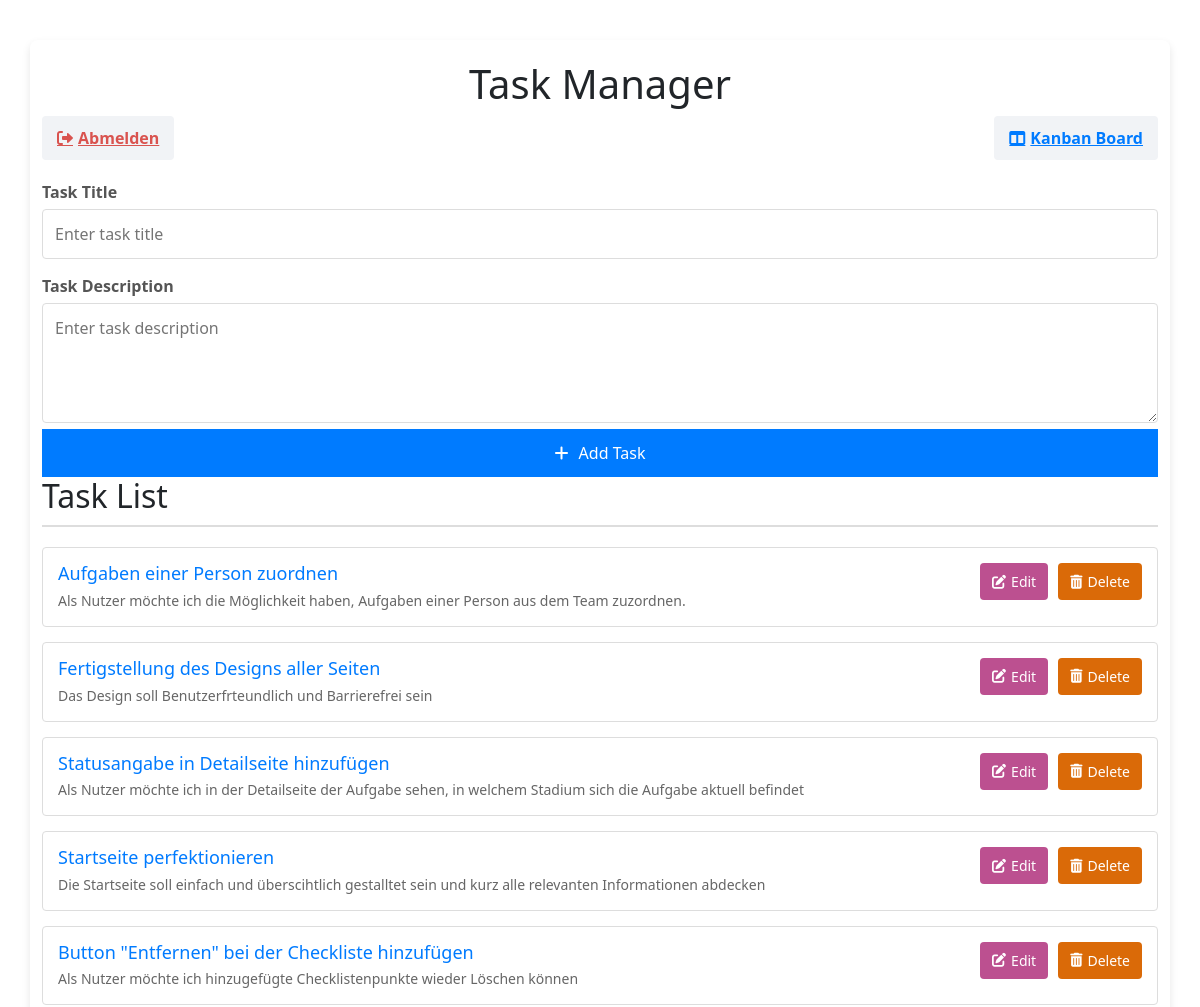
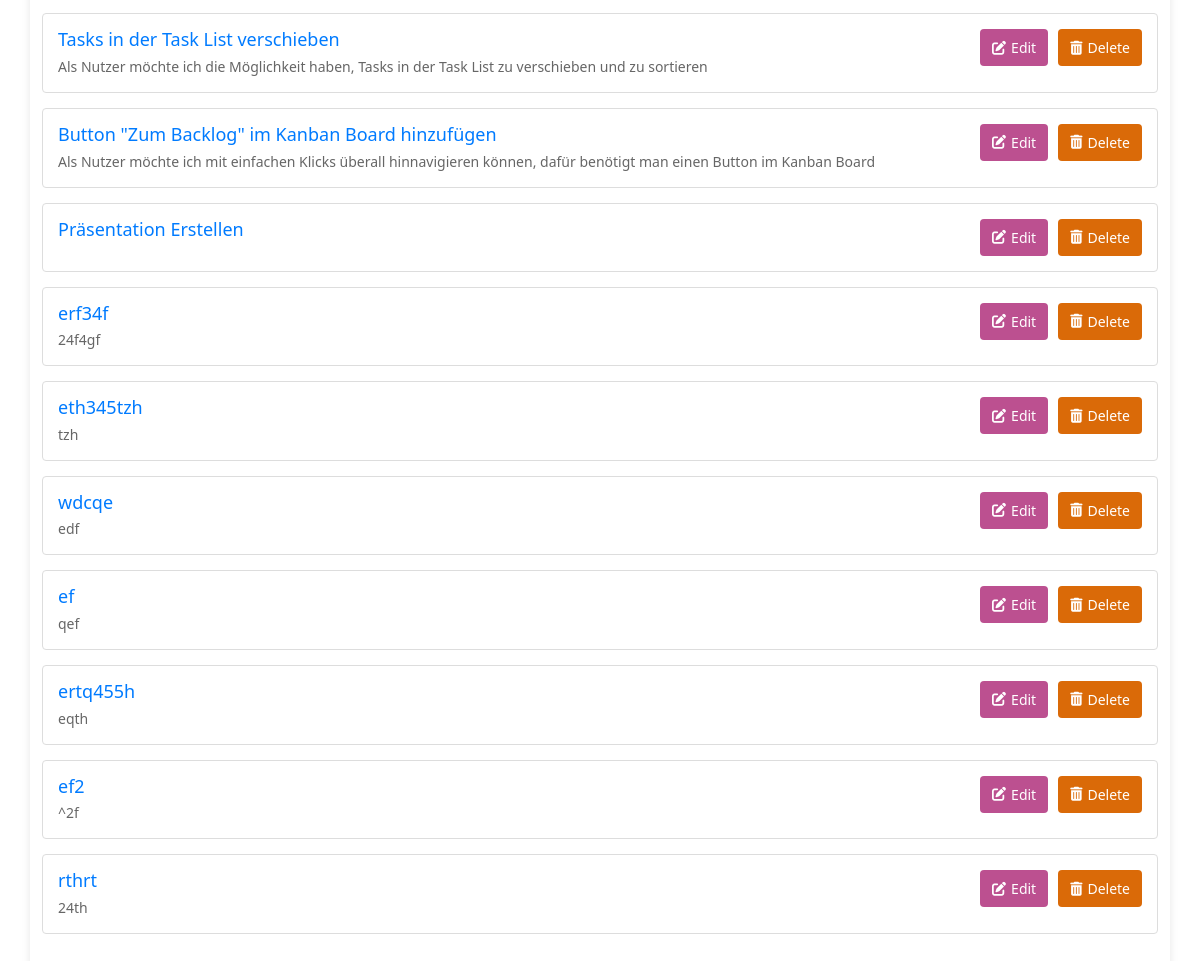
/task_manager/, run on an earlier commit of the app's database (2 pictures, top to bottom).
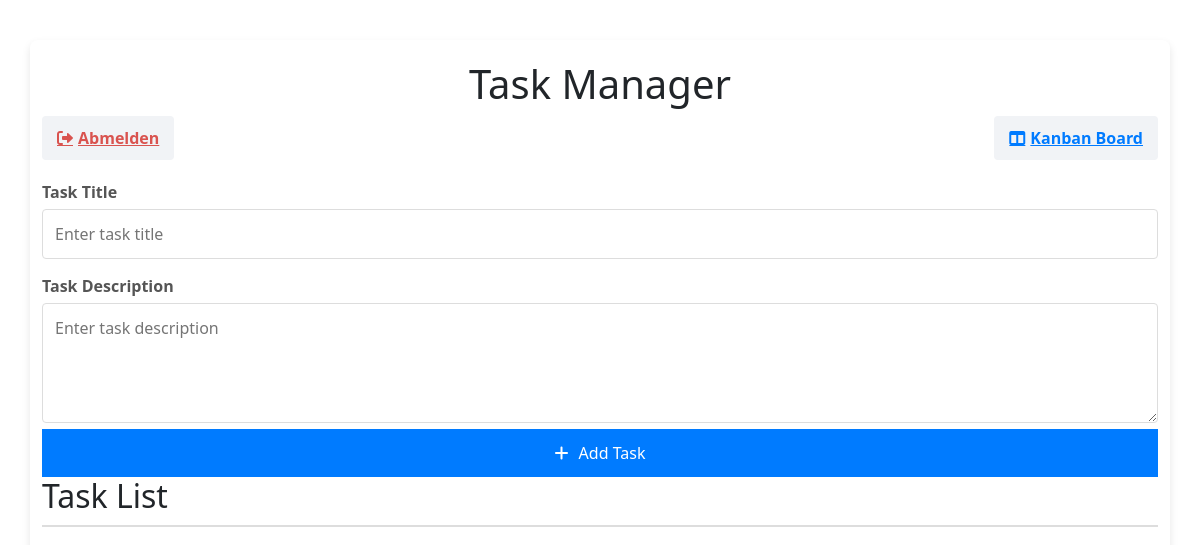
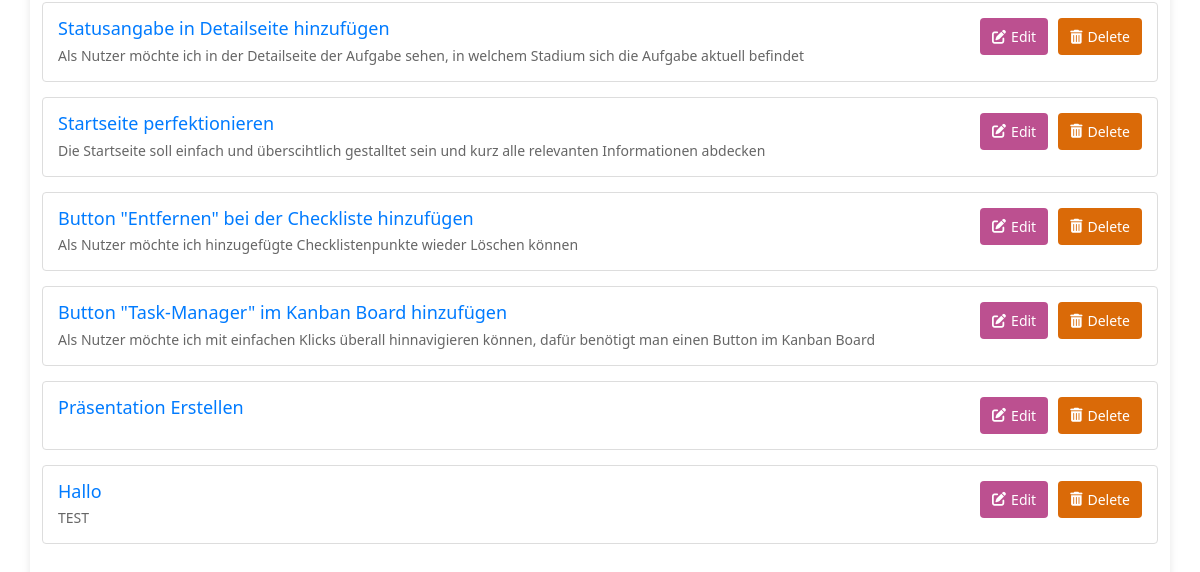
And on a later commit of the database (2 pictures, top to bottom).
### tables this page shows
CREATE TABLE tasks (
        id INTEGER PRIMARY KEY AUTOINCREMENT,
        title TEXT NOT NULL,
        description TEXT,
        status TEXT NOT NULL CHECK (status IN ('To Do', 'In Progress', 'In QA', 'Done'))
        , created_by TEXT);

### Task_Manager.py (the view)
@task_manager.route('/')
def Task_Manager():
    conn = get_db_connection()
    tasks = conn.execute('SELECT * FROM tasks').fetchall()
    conn.close()
    return render_template('task_manager.html', tasks=tasks)

### Task_Manager.py (called while the page is built)
def get_db_connection():
    conn = sqlite3.connect('nutzer.db')
    conn.row_factory = sqlite3.Row  # Ergebnisse als Dictionary-ähnliche Objekte zurückgeben
    return conn

### app.py (called while the page is built)
@app.context_processor
def inject_is_admin():
    return {'is_admin': session.get('role') == 'Admin'}

### templates/Task_Manager.html (shortened to what this page needs)
<!DOCTYPE html>
<html lang="en">
<head>
    <link rel="stylesheet" href="/static/task_manager.css">
    <link rel="stylesheet" href="https://cdnjs.cloudflare.com/ajax/libs/font-awesome/6.0.0-beta3/css/all.min.css">
<link rel="stylesheet" href="https://cdnjs.cloudflare.com/ajax/libs/bootstrap/5.3.0/css/bootstrap.min.css">
</head>
<body>
    <div class="container">
        <h1>Task Manager</h1>
        <div class="nav-links">
            <a href="/abmelden" class="btn-link logout"><i class="fas fa-sign-out-alt"></i> Abmelden</a>
            <a href="/kanban_board" class="btn-link"><i class="fas fa-columns"></i> Kanban Board</a>
        </div>
        <form action="/task_manager/add_task" method="POST" class="task-form">
            <label for="title">Task Title</label>
            <input type="text" id="title" name="title" placeholder="Enter task title" required>
            <label for="description">Task Description</label>
            <textarea id="description" name="description" placeholder="Enter task description"></textarea>
            <button type="submit"><i class="fas fa-plus"></i> Add Task</button>
        </form>
        <h2>Task List</h2>
        <ul class="task-list">
            {% for task in tasks %}
                <li>
                    <div class="task-details">
                        <h3>{{ task['title'] }}</h3>
                        <p>{{ task['description'] }}</p>
                    </div>
                    <div class="actions">
                        <a href="/task_manager/edit_task/{{ task['id'] }}" class="edit-btn"><i class="fas fa-edit"></i> Edit</a>
                        <form action="/task_manager/delete_task/{{ task['id'] }}" method="POST">
                            <button type="submit" class="delete-btn"><i class="fas fa-trash-alt"></i> Delete</button>
                        </form>
                    </div>
                </li>
            {% endfor %}
        </ul>
    </div>
</body>
</html>

### static/Task_Manager.css (style rules this page uses)
body { font-family: 'Arial', sans-serif; font-size: 18px; background-color: #f5f5f5; color: #333; margin: 0; padding: 0; }
.container { max-width: 600px; margin: 40px auto; background: #ffffff; padding: 20px; border-radius: 8px; box-shadow: 0 4px 8px rgba(0, 0, 0, 0.1); }
h1 { text-align: center; color: #007bff; margin-bottom: 20px; }
.nav-links { display: flex; justify-content: center; justify-content: space-between; gap: 100px; margin-bottom: 20px; }
.btn-link { text-decoration: none; font-weight: bold; color: #007bff; background: #f1f3f6; padding: 10px 15px; border-radius: 4px; display: flex; align-items: center; gap: 5px; transition: background-color 0.2s ease; }
.logout { color: #d9534f; }
.task-form label { display: block; margin: 15px 0 5px; font-weight: bold; color: #555; }
input, textarea { width: 100%; padding: 12px; margin-bottom: 15px; font-size: 16px; border: 1px solid #ddd; border-radius: 4px; box-sizing: border-box; }
textarea { height: 120px; resize: vertical; }
button { width: 100%; padding: 12px; font-size: 16px; color: white; background: #007bff; border: none; border-radius: 4px; cursor: pointer; display: flex; justify-content: center; align-items: center; gap: 10px; transition: background-color 0.3s ease; }
h2 { margin-top: 30px; font-size: 22px; border-bottom: 2px solid #ddd; padding-bottom: 10px; color: #333; }
.task-list { list-style: none; padding: 0; margin: 20px 0; }
.task-list li { display: flex; justify-content: space-between; align-items: flex-start; padding: 15px; border: 1px solid #ddd; border-radius: 4px; margin-bottom: 15px; background: #ffffff; transition: transform 0.2s ease; }
.task-details h3 { margin: 0 0 5px; font-size: 18px; color: #007bff; }
.task-details p { margin: 0; font-size: 14px; color: #666; }
.actions { display: flex; gap: 10px; }
.actions a, .actions button { text-decoration: none; font-size: 14px; color: white; border: none; border-radius: 4px; padding: 8px 12px; cursor: pointer; display: flex; align-items: center; gap: 5px; }
.edit-btn { background: #bc5090; }
.delete-btn { background: rgb(218, 106, 8); }

What changed in the data, as far as the page shows it:
removed tasks: title "Aufgaben einer Person zuordnen", description "Als Nutzer möchte ich die Möglichkeit haben, Aufgaben einer Person aus dem Team zuzordnen."
removed tasks: title "Fertigstellung des Designs aller Seiten", description "Das Design soll Benutzerfrteundlich und Barrierefrei sein"
removed tasks: title "Tasks in der Task List verschieben", description "Als Nutzer möchte ich die Möglichkeit haben, Tasks in der Task List zu verschieben und zu sortieren"
removed tasks: title "erf34f", description "24f4gf"
removed tasks: title "eth345tzh", description "tzh"
removed tasks: title "wdcqe", description "edf"
removed tasks: title "ef", description "qef"
removed tasks: title "ertq455h", description "eqth"
removed tasks: title "ef2", description "^2f"
removed tasks: title "rthrt", description "24th"
changed tasks: title "Button \"Zum Backlog\" im Kanban Board hinzufügen" → "Button \"Task-Manager\" im Kanban Board hinzufügen"
added tasks: title "Hallo", description "TEST"
